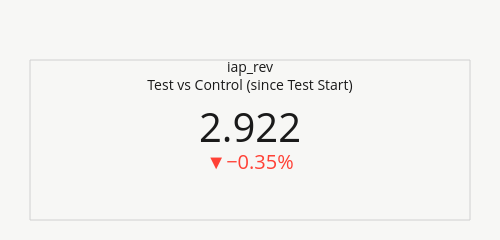
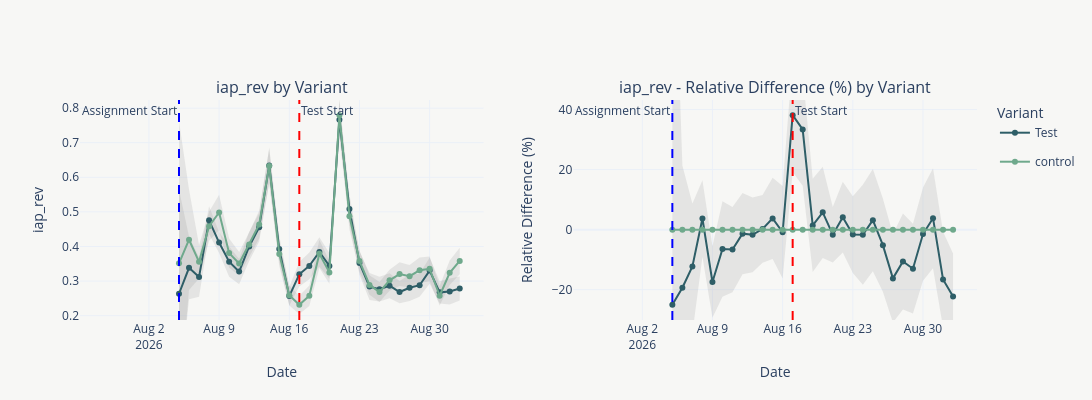
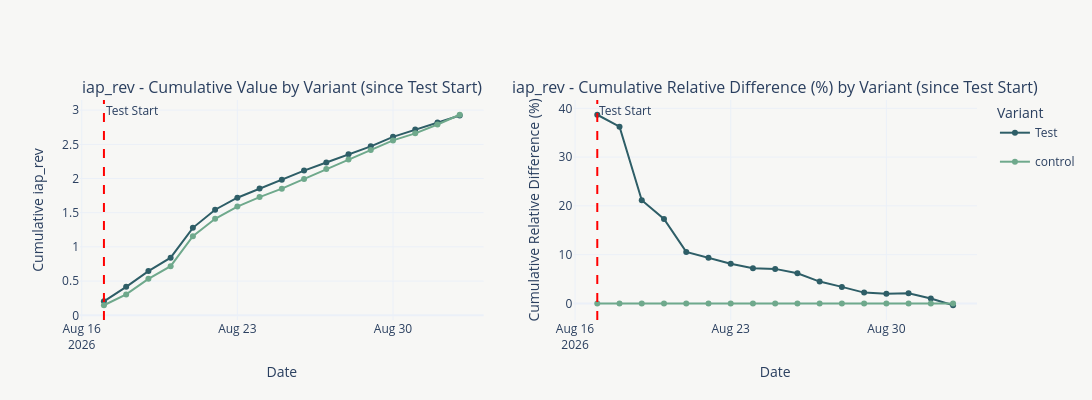

Notebook source saved alongside these figures, in order:
### Code cell
metric = 'iap_rev'
data_segment_metrics_agg = aggregate_segment_metric(data_segment_metrics, metric)

plot_metric(
    data_segment_metrics_agg,
    metric,
    show_overall_diff=True,
    show_value=True,
    show_rel=True,
    show_value_cumulative=True,
    show_rel_cumulative=True,
    assignment_start_date='2026-08-05',
    test_start_date='2026-08-17',
    width=1500,
    height=400
)

### Figure 1 — Plotly figure (JSON) as saved in the notebook; plotly's stock layout.template omitted (floating-point values rounded to 4 significant figures)
{"data": [{"delta": {"font": {"size": 20}, "reference": 2.932, "relative": true, "valueformat": ".2%"}, "domain": {"x": [0, 1], "y": [0, 1]}, "mode": "number+delta", "number": {"font": {"size": 40}, "valueformat": ",.3f"}, "title": {"font": {"size": 14}, "text": "iap_rev<br>Test vs Control (since Test Start)"}, "type": "indicator", "value": 2.922}], "layout": {"font": {"color": "#1a1a1a"}, "height": 220, "margin": {"b": 20, "l": 30, "r": 30, "t": 60}, "paper_bgcolor": "#f7f7f5", "shapes": [{"fillcolor": "#f7f7f5", "layer": "below", "line": {"color": "#d0d0d0", "width": 1}, "type": "rect", "x0": 0, "x1": 1, "xref": "paper", "y0": 0, "y1": 1, "yref": "paper"}], "width": 500}}

### Figure 2 — Plotly figure (JSON) as saved in the notebook; plotly's stock layout.template omitted (floating-point values rounded to 4 significant figures)
{"data": [{"fill": "toself", "fillcolor": "rgba(120,120,120,0.15)", "hoverinfo": "skip", "legendgroup": "Test", "line": {"color": "rgba(255,255,255,0)"}, "name": "Test 95% CI", "showlegend": false, "type": "scatter", "x": ["2026-08-05", "2026-08-06", "2026-08-07", "2026-08-08", "2026-08-09", "2026-08-10", "2026-08-11", "2026-08-12", "2026-08-13", "2026-08-14", "2026-08-15", "2026-08-16", "2026-08-17", "2026-08-18", "2026-08-19", "2026-08-20", "2026-08-21", "2026-08-22", "2026-08-23", "2026-08-24", "2026-08-25", "2026-08-26", "2026-08-27", "2026-08-28", "2026-08-29", "2026-08-30", "2026-08-31", "2026-09-01", "2026-09-02", "2026-09-02", "2026-09-01", "2026-08-31", "2026-08-30", "2026-08-29", "2026-08-28", "2026-08-27", "2026-08-26", "2026-08-25", "2026-08-24", "2026-08-23", "2026-08-22", "2026-08-21", "2026-08-20", "2026-08-19", "2026-08-18", "2026-08-17", "2026-08-16", "2026-08-15", "2026-08-14", "2026-08-13", "2026-08-12", "2026-08-11", "2026-08-10", "2026-08-09", "2026-08-08", "2026-08-07", "2026-08-06", "2026-08-05"], "xaxis": "x", "y": [0.5647, 0.4288, 0.3693, 0.5163, 0.4417, 0.4, 0.3642, 0.442, 0.497, 0.686, 0.4302, 0.2838, 0.3549, 0.3824, 0.4268, 0.3809, 0.8207, 0.5508, 0.3863, 0.3231, 0.3123, 0.3228, 0.3007, 0.3192, 0.3216, 0.3682, 0.2999, 0.3077, 0.313, 0.2439, 0.2327, 0.2352, 0.2927, 0.2548, 0.2427, 0.2362, 0.2508, 0.2413, 0.2451, 0.3187, 0.4655, 0.7122, 0.307, 0.3417, 0.3057, 0.2846, 0.2296, 0.3553, 0.5827, 0.4142, 0.3584, 0.2907, 0.3126, 0.3811, 0.4352, 0.2551, 0.2479, -0.0377], "yaxis": "y"}, {"fill": "toself", "fillcolor": "rgba(120,120,120,0.15)", "hoverinfo": "skip", "legendgroup": "control", "line": {"color": "rgba(255,255,255,0)"}, "name": "control 95% CI", "showlegend": false, "type": "scatter", "x": ["2026-08-05", "2026-08-06", "2026-08-07", "2026-08-08", "2026-08-09", "2026-08-10", "2026-08-11", "2026-08-12", "2026-08-13", "2026-08-14", "2026-08-15", "2026-08-16", "2026-08-17", "2026-08-18", "2026-08-19", "2026-08-20", "2026-08-21", "2026-08-22", "2026-08-23", "2026-08-24", "2026-08-25", "2026-08-26", "2026-08-27", "2026-08-28", "2026-08-29", "2026-08-30", "2026-08-31", "2026-09-01", "2026-09-02", "2026-09-02", "2026-09-01", "2026-08-31", "2026-08-30", "2026-08-29", "2026-08-28", "2026-08-27", "2026-08-26", "2026-08-25", "2026-08-24", "2026-08-23", "2026-08-22", "2026-08-21", "2026-08-20", "2026-08-19", "2026-08-18", "2026-08-17", "2026-08-16", "2026-08-15", "2026-08-14", "2026-08-13", "2026-08-12", "2026-08-11", "2026-08-10", "2026-08-09", "2026-08-08", "2026-08-07", "2026-08-06", "2026-08-05"], "xaxis": "x", "y": [0.7622, 0.5648, 0.404, 0.5008, 0.5493, 0.4229, 0.3844, 0.4414, 0.5041, 0.6822, 0.4133, 0.2882, 0.2577, 0.2876, 0.4196, 0.3582, 0.8269, 0.5263, 0.3892, 0.3172, 0.2972, 0.3326, 0.3549, 0.3469, 0.3679, 0.3713, 0.2858, 0.3595, 0.3963, 0.3202, 0.2885, 0.2296, 0.2995, 0.2946, 0.2816, 0.2861, 0.2723, 0.2395, 0.261, 0.3274, 0.4492, 0.7321, 0.2922, 0.3382, 0.2283, 0.2053, 0.2297, 0.3438, 0.5837, 0.4233, 0.3699, 0.3171, 0.3389, 0.4472, 0.4168, 0.3076, 0.2744, -0.05921], "yaxis": "y"}, {"customdata": [[112.0, NaN], [2122.0, NaN], [23050.0, NaN], [29880.0, NaN], [31200.0, NaN], [31450.0, NaN], [31490.0, NaN], [31140.0, NaN], [31050.0, NaN], [30750.0, NaN], [30300.0, NaN], [30690.0, NaN], [30840.0, NaN], [30940.0, NaN], [31000.0, NaN], [30780.0, NaN], [30430.0, NaN], [29940.0, NaN], [30840.0, NaN], [30670.0, NaN], [30380.0, NaN], [30140.0, NaN], [29920.0, NaN], [29620.0, NaN], [29110.0, NaN], [29770.0, NaN], [29690.0, NaN], [29460.0, NaN], [29740.0, NaN]], "hovertemplate": "Variant=Test<br>Date=%{x}<br>iap_rev=%{y:.4f}<br>n_unique_players=%{customdata[0]}<br>n_unique_payers=%{customdata[1]}<extra></extra>", "legendgroup": "Test", "line": {"color": "#2E5E67"}, "mode": "lines+markers", "name": "Test", "showlegend": true, "type": "scatter", "x": ["2026-08-05", "2026-08-06", "2026-08-07", "2026-08-08", "2026-08-09", "2026-08-10", "2026-08-11", "2026-08-12", "2026-08-13", "2026-08-14", "2026-08-15", "2026-08-16", "2026-08-17", "2026-08-18", "2026-08-19", "2026-08-20", "2026-08-21", "2026-08-22", "2026-08-23", "2026-08-24", "2026-08-25", "2026-08-26", "2026-08-27", "2026-08-28", "2026-08-29", "2026-08-30", "2026-08-31", "2026-09-01", "2026-09-02"], "xaxis": "x", "y": [0.2635, 0.3384, 0.3122, 0.4758, 0.4114, 0.3563, 0.3275, 0.4002, 0.4556, 0.6344, 0.3927, 0.2567, 0.3198, 0.344, 0.3842, 0.344, 0.7664, 0.5081, 0.3525, 0.2841, 0.2768, 0.2868, 0.2684, 0.2809, 0.2882, 0.3304, 0.2675, 0.2702, 0.2785], "yaxis": "y"}, {"customdata": [[122.0, NaN], [2153.0, NaN], [23190.0, NaN], [29740.0, NaN], [31120.0, NaN], [31480.0, NaN], [31250.0, NaN], [31070.0, NaN], [30870.0, NaN], [30580.0, NaN], [30140.0, NaN], [30560.0, NaN], [30610.0, NaN], [30720.0, NaN], [30730.0, NaN], [30420.0, NaN], [29840.0, NaN], [29650.0, NaN], [30280.0, NaN], [30170.0, NaN], [29920.0, NaN], [29710.0, NaN], [29560.0, NaN], [29230.0, NaN], [28850.0, NaN], [29570.0, NaN], [29560.0, NaN], [29470.0, NaN], [29540.0, NaN]], "hovertemplate": "Variant=control<br>Date=%{x}<br>iap_rev=%{y:.4f}<br>n_unique_players=%{customdata[0]}<br>n_unique_payers=%{customdata[1]}<extra></extra>", "legendgroup": "control", "line": {"color": "#6FA98C"}, "mode": "lines+markers", "name": "control", "showlegend": true, "type": "scatter", "x": ["2026-08-05", "2026-08-06", "2026-08-07", "2026-08-08", "2026-08-09", "2026-08-10", "2026-08-11", "2026-08-12", "2026-08-13", "2026-08-14", "2026-08-15", "2026-08-16", "2026-08-17", "2026-08-18", "2026-08-19", "2026-08-20", "2026-08-21", "2026-08-22", "2026-08-23", "2026-08-24", "2026-08-25", "2026-08-26", "2026-08-27", "2026-08-28", "2026-08-29", "2026-08-30", "2026-08-31", "2026-09-01", "2026-09-02"], "xaxis": "x", "y": [0.3515, 0.4196, 0.3558, 0.4588, 0.4983, 0.3809, 0.3507, 0.4057, 0.4637, 0.6329, 0.3785, 0.2589, 0.2315, 0.2579, 0.3789, 0.3252, 0.7795, 0.4878, 0.3583, 0.2891, 0.2683, 0.3024, 0.3205, 0.3142, 0.3313, 0.3354, 0.2577, 0.324, 0.3582], "yaxis": "y"}, {"fill": "toself", "fillcolor": "rgba(120,120,120,0.15)", "hoverinfo": "skip", "legendgroup": "Test", "line": {"color": "rgba(255,255,255,0)"}, "name": "Test 95% CI", "showlegend": false, "type": "scatter", "x": ["2026-08-05", "2026-08-06", "2026-08-07", "2026-08-08", "2026-08-09", "2026-08-10", "2026-08-11", "2026-08-12", "2026-08-13", "2026-08-14", "2026-08-15", "2026-08-16", "2026-08-17", "2026-08-18", "2026-08-19", "2026-08-20", "2026-08-21", "2026-08-22", "2026-08-23", "2026-08-24", "2026-08-25", "2026-08-26", "2026-08-27", "2026-08-28", "2026-08-29", "2026-08-30", "2026-08-31", "2026-09-01", "2026-09-02", "2026-09-02", "2026-09-01", "2026-08-31", "2026-08-30", "2026-08-29", "2026-08-28", "2026-08-27", "2026-08-26", "2026-08-25", "2026-08-24", "2026-08-23", "2026-08-22", "2026-08-21", "2026-08-20", "2026-08-19", "2026-08-18", "2026-08-17", "2026-08-16", "2026-08-15", "2026-08-14", "2026-08-13", "2026-08-12", "2026-08-11", "2026-08-10", "2026-08-09", "2026-08-08", "2026-08-07", "2026-08-06", "2026-08-05"], "xaxis": "x2", "y": [119.8, 21.4, 8.74, 16.43, -5.52, 9.47, 7.56, 12.21, 10.74, 11.51, 17.25, 14.54, 57.08, 52.17, 16.94, 20.99, 7.56, 15.96, 11.15, 14.92, 20.21, 10.35, -1.52, 5.4, 1.95, 14.05, 20.44, -0.68, -7.92, -36.62, -32.54, -12.82, -17.01, -27.97, -26.6, -30.94, -20.69, -13.89, -18.34, -14.41, -7.62, -10.92, -9.47, -14.14, 14.59, 19.18, -16.26, -9.75, -11.05, -14.2, -14.89, -20.84, -22.37, -29.34, -9.01, -33.26, -60.12, -169.9], "yaxis": "y2"}, {"fill": "toself", "fillcolor": "rgba(120,120,120,0.15)", "hoverinfo": "skip", "legendgroup": "control", "line": {"color": "rgba(255,255,255,0)"}, "name": "control 95% CI", "showlegend": false, "type": "scatter", "x": ["2026-08-05", "2026-08-06", "2026-08-07", "2026-08-08", "2026-08-09", "2026-08-10", "2026-08-11", "2026-08-12", "2026-08-13", "2026-08-14", "2026-08-15", "2026-08-16", "2026-08-17", "2026-08-18", "2026-08-19", "2026-08-20", "2026-08-21", "2026-08-22", "2026-08-23", "2026-08-24", "2026-08-25", "2026-08-26", "2026-08-27", "2026-08-28", "2026-08-29", "2026-08-30", "2026-08-31", "2026-09-01", "2026-09-02", "2026-09-02", "2026-09-01", "2026-08-31", "2026-08-30", "2026-08-29", "2026-08-28", "2026-08-27", "2026-08-26", "2026-08-25", "2026-08-24", "2026-08-23", "2026-08-22", "2026-08-21", "2026-08-20", "2026-08-19", "2026-08-18", "2026-08-17", "2026-08-16", "2026-08-15", "2026-08-14", "2026-08-13", "2026-08-12", "2026-08-11", "2026-08-10", "2026-08-09", "2026-08-08", "2026-08-07", "2026-08-06", "2026-08-05"], "xaxis": "x2", "y": [0.0, 0.0, 0.0, 0.0, 0.0, 0.0, 0.0, 0.0, 0.0, 0.0, 0.0, 0.0, 0.0, 0.0, 0.0, 0.0, 0.0, 0.0, 0.0, 0.0, 0.0, 0.0, 0.0, 0.0, 0.0, 0.0, 0.0, 0.0, 0.0, 0.0, 0.0, 0.0, 0.0, 0.0, 0.0, 0.0, 0.0, 0.0, 0.0, 0.0, 0.0, 0.0, 0.0, 0.0, 0.0, 0.0, 0.0, 0.0, 0.0, 0.0, 0.0, 0.0, 0.0, 0.0, 0.0, 0.0, 0.0, 0.0], "yaxis": "y2"}, {"customdata": [[112.0, NaN], [2122.0, NaN], [23050.0, NaN], [29880.0, NaN], [31200.0, NaN], [31450.0, NaN], [31490.0, NaN], [31140.0, NaN], [31050.0, NaN], [30750.0, NaN], [30300.0, NaN], [30690.0, NaN], [30840.0, NaN], [30940.0, NaN], [31000.0, NaN], [30780.0, NaN], [30430.0, NaN], [29940.0, NaN], [30840.0, NaN], [30670.0, NaN], [30380.0, NaN], [30140.0, NaN], [29920.0, NaN], [29620.0, NaN], [29110.0, NaN], [29770.0, NaN], [29690.0, NaN], [29460.0, NaN], [29740.0, NaN]], "hovertemplate": "Variant=Test<br>Date=%{x}<br>rel_diff_pct=%{y:.2f}<br>n_unique_players=%{customdata[0]}<br>n_unique_payers=%{customdata[1]}<extra></extra>", "legendgroup": "Test", "line": {"color": "#2E5E67"}, "mode": "lines+markers", "name": "Test", "showlegend": false, "type": "scatter", "x": ["2026-08-05", "2026-08-06", "2026-08-07", "2026-08-08", "2026-08-09", "2026-08-10", "2026-08-11", "2026-08-12", "2026-08-13", "2026-08-14", "2026-08-15", "2026-08-16", "2026-08-17", "2026-08-18", "2026-08-19", "2026-08-20", "2026-08-21", "2026-08-22", "2026-08-23", "2026-08-24", "2026-08-25", "2026-08-26", "2026-08-27", "2026-08-28", "2026-08-29", "2026-08-30", "2026-08-31", "2026-09-01", "2026-09-02"], "xaxis": "x2", "y": [-25.04, -19.36, -12.26, 3.71, -17.43, -6.45, -6.64, -1.34, -1.73, 0.23, 3.75, -0.86, 38.13, 33.38, 1.4, 5.76, -1.68, 4.17, -1.63, -1.71, 3.16, -5.17, -16.23, -10.6, -13.01, -1.48, 3.81, -16.61, -22.27], "yaxis": "y2"}, {"customdata": [[122.0, NaN], [2153.0, NaN], [23190.0, NaN], [29740.0, NaN], [31120.0, NaN], [31480.0, NaN], [31250.0, NaN], [31070.0, NaN], [30870.0, NaN], [30580.0, NaN], [30140.0, NaN], [30560.0, NaN], [30610.0, NaN], [30720.0, NaN], [30730.0, NaN], [30420.0, NaN], [29840.0, NaN], [29650.0, NaN], [30280.0, NaN], [30170.0, NaN], [29920.0, NaN], [29710.0, NaN], [29560.0, NaN], [29230.0, NaN], [28850.0, NaN], [29570.0, NaN], [29560.0, NaN], [29470.0, NaN], [29540.0, NaN]], "hovertemplate": "Variant=control<br>Date=%{x}<br>rel_diff_pct=%{y:.2f}<br>n_unique_players=%{customdata[0]}<br>n_unique_payers=%{customdata[1]}<extra></extra>", "legendgroup": "control", "line": {"color": "#6FA98C"}, "mode": "lines+markers", "name": "control", "showlegend": false, "type": "scatter", "x": ["2026-08-05", "2026-08-06", "2026-08-07", "2026-08-08", "2026-08-09", "2026-08-10", "2026-08-11", "2026-08-12", "2026-08-13", "2026-08-14", "2026-08-15", "2026-08-16", "2026-08-17", "2026-08-18", "2026-08-19", "2026-08-20", "2026-08-21", "2026-08-22", "2026-08-23", "2026-08-24", "2026-08-25", "2026-08-26", "2026-08-27", "2026-08-28", "2026-08-29", "2026-08-30", "2026-08-31", "2026-09-01", "2026-09-02"], "xaxis": "x2", "y": [0.0, 0.0, 0.0, 0.0, 0.0, 0.0, 0.0, 0.0, 0.0, 0.0, 0.0, 0.0, 0.0, 0.0, 0.0, 0.0, 0.0, 0.0, 0.0, 0.0, 0.0, 0.0, 0.0, 0.0, 0.0, 0.0, 0.0, 0.0, 0.0], "yaxis": "y2"}], "layout": {"annotations": [{"font": {"size": 16}, "showarrow": false, "text": "iap_rev by Variant", "x": 0.225, "xanchor": "center", "xref": "paper", "y": 1, "yanchor": "bottom", "yref": "paper"}, {"font": {"size": 16}, "showarrow": false, "text": "iap_rev - Relative Difference (%) by Variant", "x": 0.775, "xanchor": "center", "xref": "paper", "y": 1, "yanchor": "bottom", "yref": "paper"}, {"showarrow": false, "text": "Assignment Start", "x": 1785888000000, "xanchor": "right", "xref": "x", "y": 1, "yanchor": "top", "yref": "y domain"}, {"showarrow": false, "text": "Test Start", "x": 1786924800000, "xanchor": "left", "xref": "x", "y": 1, "yanchor": "top", "yref": "y domain"}, {"showarrow": false, "text": "Assignment Start", "x": 1785888000000, "xanchor": "right", "xref": "x2", "y": 1, "yanchor": "top", "yref": "y2 domain"}, {"showarrow": false, "text": "Test Start", "x": 1786924800000, "xanchor": "left", "xref": "x2", "y": 1, "yanchor": "top", "yref": "y2 domain"}], "height": 400, "legend": {"title": {"text": "Variant"}}, "paper_bgcolor": "#f7f7f5", "plot_bgcolor": "#f7f7f5", "shapes": [{"line": {"color": "blue", "dash": "dash"}, "type": "line", "x0": 1785888000000, "x1": 1785888000000, "xref": "x", "y0": 0, "y1": 1, "yref": "y domain"}, {"line": {"color": "red", "dash": "dash"}, "type": "line", "x0": 1786924800000, "x1": 1786924800000, "xref": "x", "y0": 0, "y1": 1, "yref": "y domain"}, {"line": {"color": "blue", "dash": "dash"}, "type": "line", "x0": 1785888000000, "x1": 1785888000000, "xref": "x2", "y0": 0, "y1": 1, "yref": "y2 domain"}, {"line": {"color": "red", "dash": "dash"}, "type": "line", "x0": 1786924800000, "x1": 1786924800000, "xref": "x2", "y0": 0, "y1": 1, "yref": "y2 domain"}], "width": 1500, "xaxis": {"anchor": "y", "domain": [0, 0.45], "title": {"text": "Date"}}, "xaxis2": {"anchor": "y2", "domain": [0.55, 1], "title": {"text": "Date"}}, "yaxis": {"anchor": "x", "domain": [0, 1], "range": [0.1877, 0.8233], "title": {"text": "iap_rev"}}, "yaxis2": {"anchor": "x2", "domain": [0, 1], "range": [-30.09, 43.18], "title": {"text": "Relative Difference (%)"}}}}

### Figure 3 — Plotly figure (JSON) as saved in the notebook; plotly's stock layout.template omitted (floating-point values rounded to 4 significant figures)
{"data": [{"customdata": [[30840.0, NaN], [30940.0, NaN], [31000.0, NaN], [30780.0, NaN], [30430.0, NaN], [29940.0, NaN], [30840.0, NaN], [30670.0, NaN], [30380.0, NaN], [30140.0, NaN], [29920.0, NaN], [29620.0, NaN], [29110.0, NaN], [29770.0, NaN], [29690.0, NaN], [29460.0, NaN], [29740.0, NaN]], "hovertemplate": "Variant=Test<br>Date=%{x}<br>cumulative_iap_rev=%{y:.4f}<br>n_unique_players=%{customdata[0]}<br>n_unique_payers=%{customdata[1]}<extra></extra>", "legendgroup": "Test", "line": {"color": "#2E5E67"}, "mode": "lines+markers", "name": "Test", "showlegend": true, "type": "scatter", "x": ["2026-08-17", "2026-08-18", "2026-08-19", "2026-08-20", "2026-08-21", "2026-08-22", "2026-08-23", "2026-08-24", "2026-08-25", "2026-08-26", "2026-08-27", "2026-08-28", "2026-08-29", "2026-08-30", "2026-08-31", "2026-09-01", "2026-09-02"], "xaxis": "x", "y": [0.2042, 0.4165, 0.6462, 0.8429, 1.279, 1.544, 1.719, 1.854, 1.983, 2.116, 2.235, 2.355, 2.471, 2.609, 2.716, 2.818, 2.922], "yaxis": "y"}, {"customdata": [[30610.0, NaN], [30720.0, NaN], [30730.0, NaN], [30420.0, NaN], [29840.0, NaN], [29650.0, NaN], [30280.0, NaN], [30170.0, NaN], [29920.0, NaN], [29710.0, NaN], [29560.0, NaN], [29230.0, NaN], [28850.0, NaN], [29570.0, NaN], [29560.0, NaN], [29470.0, NaN], [29540.0, NaN]], "hovertemplate": "Variant=control<br>Date=%{x}<br>cumulative_iap_rev=%{y:.4f}<br>n_unique_players=%{customdata[0]}<br>n_unique_payers=%{customdata[1]}<extra></extra>", "legendgroup": "control", "line": {"color": "#6FA98C"}, "mode": "lines+markers", "name": "control", "showlegend": true, "type": "scatter", "x": ["2026-08-17", "2026-08-18", "2026-08-19", "2026-08-20", "2026-08-21", "2026-08-22", "2026-08-23", "2026-08-24", "2026-08-25", "2026-08-26", "2026-08-27", "2026-08-28", "2026-08-29", "2026-08-30", "2026-08-31", "2026-09-01", "2026-09-02"], "xaxis": "x", "y": [0.1473, 0.3058, 0.5333, 0.7185, 1.157, 1.411, 1.59, 1.729, 1.852, 1.992, 2.139, 2.277, 2.416, 2.558, 2.66, 2.79, 2.932], "yaxis": "y"}, {"hovertemplate": "Variant=Test<br>Date=%{x}<br>cumulative_rel_diff_pct=%{y:.2f}<extra></extra>", "legendgroup": "Test", "line": {"color": "#2E5E67"}, "mode": "lines+markers", "name": "Test", "showlegend": false, "type": "scatter", "x": ["2026-08-17", "2026-08-18", "2026-08-19", "2026-08-20", "2026-08-21", "2026-08-22", "2026-08-23", "2026-08-24", "2026-08-25", "2026-08-26", "2026-08-27", "2026-08-28", "2026-08-29", "2026-08-30", "2026-08-31", "2026-09-01", "2026-09-02"], "xaxis": "x2", "y": [38.68, 36.23, 21.17, 17.32, 10.58, 9.38, 8.15, 7.24, 7.1, 6.2, 4.5, 3.41, 2.24, 2.01, 2.1, 1.02, -0.35], "yaxis": "y2"}, {"hovertemplate": "Variant=control<br>Date=%{x}<br>cumulative_rel_diff_pct=%{y:.2f}<extra></extra>", "legendgroup": "control", "line": {"color": "#6FA98C"}, "mode": "lines+markers", "name": "control", "showlegend": false, "type": "scatter", "x": ["2026-08-17", "2026-08-18", "2026-08-19", "2026-08-20", "2026-08-21", "2026-08-22", "2026-08-23", "2026-08-24", "2026-08-25", "2026-08-26", "2026-08-27", "2026-08-28", "2026-08-29", "2026-08-30", "2026-08-31", "2026-09-01", "2026-09-02"], "xaxis": "x2", "y": [0.0, 0.0, 0.0, 0.0, 0.0, 0.0, 0.0, 0.0, 0.0, 0.0, 0.0, 0.0, 0.0, 0.0, 0.0, 0.0, 0.0], "yaxis": "y2"}], "layout": {"annotations": [{"font": {"size": 16}, "showarrow": false, "text": "iap_rev - Cumulative Value by Variant (since Test Start)", "x": 0.225, "xanchor": "center", "xref": "paper", "y": 1, "yanchor": "bottom", "yref": "paper"}, {"font": {"size": 16}, "showarrow": false, "text": "iap_rev - Cumulative Relative Difference (%) by Variant (since Test Start)", "x": 0.775, "xanchor": "center", "xref": "paper", "y": 1, "yanchor": "bottom", "yref": "paper"}, {"showarrow": false, "text": "Test Start", "x": 1786924800000, "xanchor": "left", "xref": "x", "y": 1, "yanchor": "top", "yref": "y domain"}, {"showarrow": false, "text": "Test Start", "x": 1786924800000, "xanchor": "left", "xref": "x2", "y": 1, "yanchor": "top", "yref": "y2 domain"}], "height": 400, "legend": {"title": {"text": "Variant"}}, "paper_bgcolor": "#f7f7f5", "plot_bgcolor": "#f7f7f5", "shapes": [{"line": {"color": "red", "dash": "dash"}, "type": "line", "x0": 1786924800000, "x1": 1786924800000, "xref": "x", "y0": 0, "y1": 1, "yref": "y domain"}, {"line": {"color": "red", "dash": "dash"}, "type": "line", "x0": 1786924800000, "x1": 1786924800000, "xref": "x2", "y0": 0, "y1": 1, "yref": "y2 domain"}], "width": 1500, "xaxis": {"anchor": "y", "domain": [0, 0.45], "title": {"text": "Date"}}, "xaxis2": {"anchor": "y2", "domain": [0.55, 1], "title": {"text": "Date"}}, "yaxis": {"anchor": "x", "domain": [0, 1], "title": {"text": "Cumulative iap_rev"}}, "yaxis2": {"anchor": "x2", "domain": [0, 1], "title": {"text": "Cumulative Relative Difference (%)"}}}}
